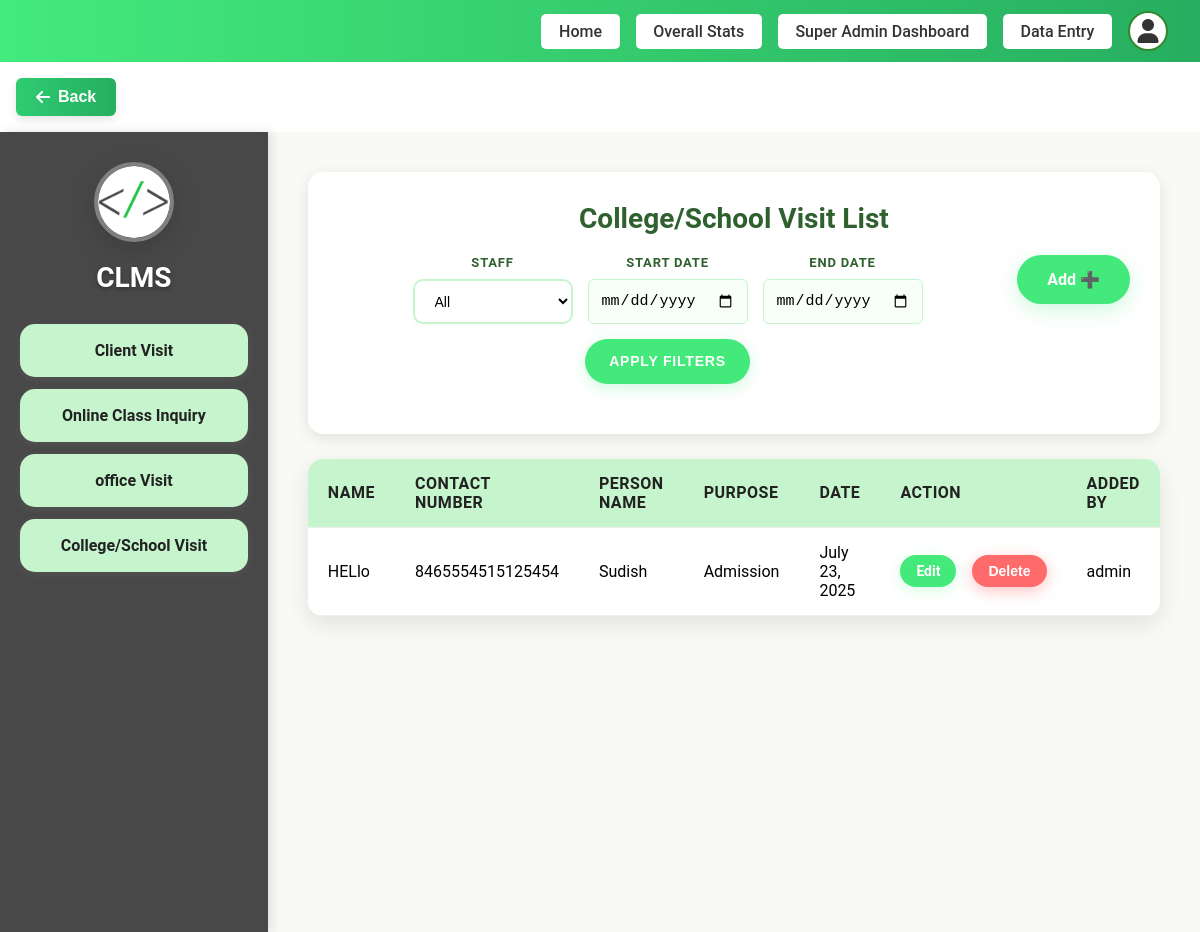
Screenshot of /add-dashboard/college-visit/list/ (signed in) with the database file from the repository.
### staff/models.py (models this page shows, shortened)
class CollegeVisit(models.Model):
    user = models.ForeignKey(User, on_delete=models.CASCADE)
    name = models.CharField(max_length=100)
    contact = models.CharField(max_length=20)
    person_name = models.CharField(max_length=100)
    purpose = models.CharField(max_length=255)
    date = models.DateField()

### staff/views.py (the view)
# urls.py: path('college-visit/list/', views.college_visit_list, name='college_visit_list'),
@login_required
def college_visit_list(request):
    if request.user.is_superuser:
        college_visits = CollegeVisit.objects.all().order_by('-id')
        staff_filter = request.GET.get('staff')
        if staff_filter and staff_filter != 'all':
            college_visits = college_visits.filter(user_id=staff_filter)
        start_date = request.GET.get('start_date')
        end_date = request.GET.get('end_date')
        if start_date:
            try:
                start_date = datetime.strptime(start_date, '%Y-%m-%d').date()
                college_visits = college_visits.filter(date__gte=start_date)
            except ValueError:
                pass
        if end_date:
            try:
                end_date = datetime.strptime(end_date, '%Y-%m-%d').date()
                college_visits = college_visits.filter(date__lte=end_date)
            except ValueError:
                pass
        staff_users = User.objects.filter(is_staff=True).order_by('username')
    else:
        college_visits = CollegeVisit.objects.filter(user=request.user).order_by('-id')
        staff_users = None
    return render(request, 'pages/staff/College_SchoolVisit.html', {
        'college_visits': college_visits,
        'staff_users': staff_users,
        'current_filters': {
            'staff': request.GET.get('staff', ''),
            'start_date': request.GET.get('start_date', ''),
            'end_date': request.GET.get('end_date', ''),
        }
    })

### templates/pages/staff/College_SchoolVisit.html (shortened to what this page needs)
{% load static %}
<!DOCTYPE html>
<html lang="en">
<head>
  <link rel="stylesheet" href="{% static 'css/Visit.css' %}?">
  <link rel="stylesheet" href="{% static 'css/dltvisit.css' %}">
</head>
{% include "layouts/header.html" %}
<body>
  <div class="container">
    <div class="sidebar">
      <div class="logo">
        <a href="{% url 'add_dashboard' %}">
         <img src="{% static 'assets/favicon.png' %}" alt="Logo">
        </a>
      </div>
      <h2>CLMS</h2>
      <ul>
        <li><a href="{% url 'client_visit_list' %}">Client Visit</a></li>
        <li><a href="{% url 'online_class_list' %}">Online Class Inquiry</a></li>
        <li><a href="{% url 'office_visit_list' %}">office Visit</a></li>
        <li><a href="{% url 'college_visit_list' %}">College/School Visit</a></li>
      </ul>
    </div>
    <div class="main-content">
      <div class="header">
        <h2>College/School Visit List</h2>
        <div class="header-controls">
          <a href="{% url 'add_dashboard' %}" class="add-btn">Add ➕</a>
          {% if user.is_superuser and staff_users %}
          <div class="filter-container">
            <form method="GET" class="filter-form" style="display: flex; align-items: center; gap: 15px; flex-wrap: wrap;">
              <div class="filter-item">
                <label for="staff">Staff</label>
                <select name="staff" id="staff">
                  <option value="all" {% if current_filters.staff == 'all' or not current_filters.staff %}selected{% endif %}>All</option>
                </select>
              </div>
              <div class="filter-item">
                <label for="start_date">Start Date</label>
                <input type="date" name="start_date" id="start_date" value="{{ current_filters.start_date }}" placeholder="yyyy-mm-dd">
              </div>
              <div class="filter-item">
                <label for="end_date">End Date</label>
                <input type="date" name="end_date" id="end_date" value="{{ current_filters.end_date }}" placeholder="yyyy-mm-dd">
              </div>
              <button type="submit" class="apply-btn">Apply Filters</button>
            </form>
          </div>
          {% endif %}
        </div>
      </div>
      <table>
        <thead>
          <tr>
            <th>Name</th>
            <th>Contact number</th>
            <th>Person Name</th>
            <th>Purpose</th>
            <th>Date</th>
            <th>Action</th>
            <th>Added By</th>
          </tr>
        </thead>
        <tbody>
          {% for visit in college_visits %}
          <tr class="{% cycle 'white-row' 'green-row' %}">
            <td>{{ visit.name }}</td>
            <td>{{ visit.contact }}</td>
            <td>{{ visit.person_name }}</td>
            <td>{{ visit.purpose }}</td>
            <td>{{ visit.date }}</td>
            <td>
              <div class="action-buttons">
                <a href="{% url 'edit_college' visit.id %}" class="edit-btn">Edit</a>
                <button class="delete-btn" onclick="showCollegeVisitDeleteConfirmation('{{ visit.id }}', '{{ visit.name }}')">Delete</button>
              </div>
            </td>
            <td>{{ visit.user.username }}</td>
          </tr>
          {% empty %}
          <tr>
            <td colspan="7">No college/school visits available.</td>
          </tr>
          {% endfor %}
        </tbody>
      </table>
    </div>
  </div>
</body>
</html>

### static/css/dltvisit.css (style rules this page uses)
.action-buttons { display: flex; gap: 8px; align-items: center; justify-content: flex-start; }
.edit-btn, .delete-btn { display: inline-block !important; vertical-align: middle; }
td:last-child { white-space: nowrap; }

### static/css/home.css (style rules this page uses)
body { background: #fff; margin: 0; font-family: 'Roboto', Arial, sans-serif; }

### rows the page displays
CollegeVisit: name "HELlo", contact "8465554515125454", person_name "Sudish", purpose "Admission", date "July 23, 2025", user.username "admin"
